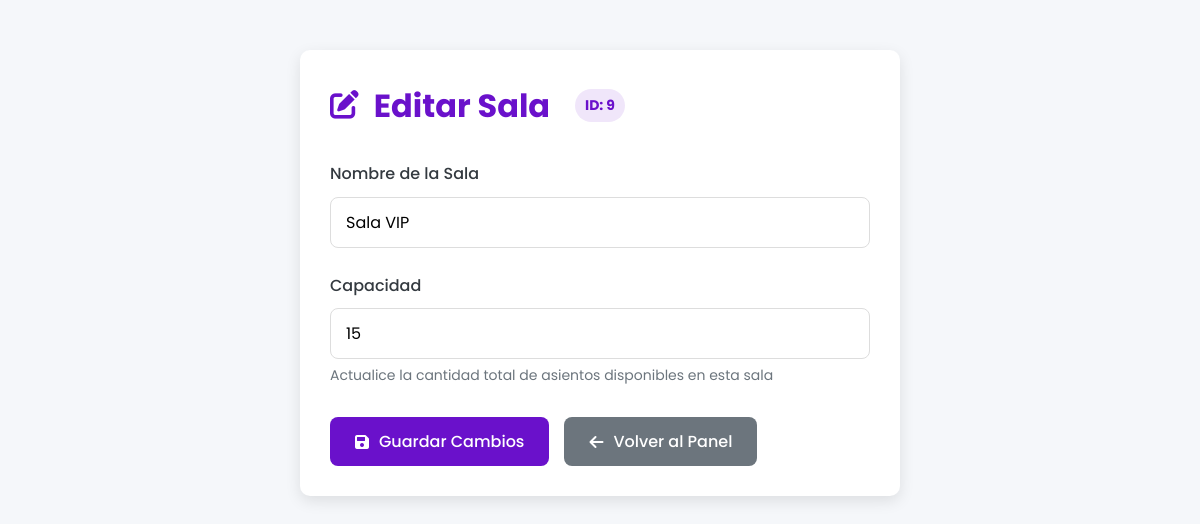
The page /admin/salas/edit_sala.php?id=9 on the database its author committed.
### tables this page shows
CREATE TABLE `salas` (
  `id_sala` bigint(20) NOT NULL,
  `nombre` varchar(50) NOT NULL,
  `capacidad` int(11) NOT NULL
);

### admin/salas/edit_sala.php (the view, shortened to what this page needs)
<?php
require_once "../../api/db.php";
$id_sala = $_GET["id"];
$stmt = $pdo->prepare("SELECT * FROM salas WHERE id_sala = ?");
$stmt->execute([$id_sala]);
$sala = $stmt->fetch(PDO::FETCH_ASSOC);
?>
<!DOCTYPE html>
<html lang="es">
<head>
    <link rel="stylesheet" href="https://cdnjs.cloudflare.com/ajax/libs/font-awesome/6.0.0-beta3/css/all.min.css">
</head>
<body>
    <div class="container">
        <h1>
            <i class="fas fa-edit"></i> Editar Sala
            <span class="sala-id">ID: <?= $sala['id_sala'] ?></span>
        </h1>
        <form method="POST">
            <div class="form-group">
                <label for="nombre">Nombre de la Sala</label>
                <input type="text" id="nombre" name="nombre" value="<?= htmlspecialchars($sala['nombre']) ?>" required>
            </div>
            <div class="form-group">
                <label for="capacidad">Capacidad</label>
                <input type="number" id="capacidad" name="capacidad" min="1" value="<?= htmlspecialchars($sala['capacidad']) ?>" required>
                <p class="capacity-info">Actualice la cantidad total de asientos disponibles en esta sala</p>
            </div>
            <div class="btn-group">
                <button type="submit" class="btn btn-primary">
                    <i class="fas fa-save"></i> Guardar Cambios
                </button>
                <a href="../../admin/index.php" class="btn btn-secondary">
                    <i class="fas fa-arrow-left"></i> Volver al Panel
                </a>
            </div>
        </form>
    </div>
</body>
</html>

### admin/salas/edit_sala.php (style rules this page uses)
:root { --primary: #6a11cb; --secondary: #2575fc; --success: #28a745; --danger: #dc3545; --light: #f8f9fa; --dark: #343a40; }
* { margin: 0; padding: 0; box-sizing: border-box; font-family: 'Poppins', sans-serif; }
body { background-color: #f5f7fa; color: #333; line-height: 1.6; }
.container { max-width: 600px; margin: 50px auto; padding: 30px; background: white; border-radius: 10px; box-shadow: 0 5px 15px rgba(0, 0, 0, 0.1); }
h1 { color: var(--primary); margin-bottom: 30px; display: flex; align-items: center; gap: 15px; }
h1 i { font-size: 1.8rem; }
.form-group { margin-bottom: 25px; }
label { display: block; margin-bottom: 10px; font-weight: 500; color: var(--dark); }
input[type="text"], input[type="number"], select { width: 100%; padding: 12px 15px; border: 1px solid #ddd; border-radius: 8px; font-size: 16px; transition: all 0.3s; }
.btn { display: inline-flex; align-items: center; justify-content: center; gap: 10px; padding: 12px 25px; border: none; border-radius: 8px; font-size: 16px; font-weight: 500; cursor: pointer; transition: all 0.3s; text-decoration: none; }
.btn-primary { background-color: var(--primary); color: white; }
.btn-secondary { background-color: #6c757d; color: white; }
.btn-group { display: flex; gap: 15px; margin-top: 30px; }
.capacity-info { font-size: 14px; color: #6c757d; margin-top: 5px; }
.sala-id { background-color: rgba(106, 17, 203, 0.1); color: var(--primary); padding: 5px 10px; border-radius: 20px; font-size: 14px; margin-left: 10px; }

### rows shown on the page
salas: id_sala "9", nombre "Sala VIP", capacidad "15"
